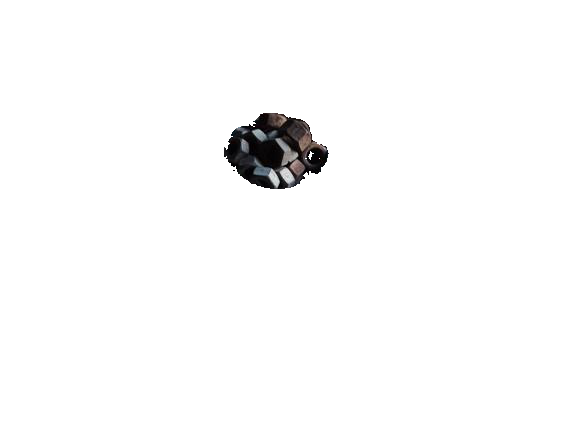
#> input picture data/bolt2/obj_seg/frame_00001.png, 578 x 434 px, found by its file name; its folder holds only this picture in this run
$ python find_nadir_image.py ../data/bolt2/obj_seg
#> lines starting #> are read from the running program, lines starting #| are printed output that depends on the picture; after the words box and inside, x2 and y2 are one past the last pixel; in counts of white or black regions, pixels touching at a corner belong together
# Script that identifies which image has the best view of the stack.
# This image can then be used by another script to estimate density.

import numpy as np
import os
from PIL import Image
import argparse
import json

def get_image_with_most_visible_pixels(folder_path):
#> called with folder_path = '../data/bolt2/obj_seg/obj_seg'
    max_visible_pixels = -1
    best_image_filename = None
    best_mask = None

    for filename in os.listdir(folder_path):
        if not filename.lower().endswith((".png")):
            continue

        filepath = os.path.join(folder_path, filename)

        try:
            with Image.open(filepath).convert("RGBA") as img:
#> img is the input picture: PIL image 578x434 RGBA; mean R, G, B, A 79.1, 71, 70.1, 5.6
                alpha = img.getchannel("A")
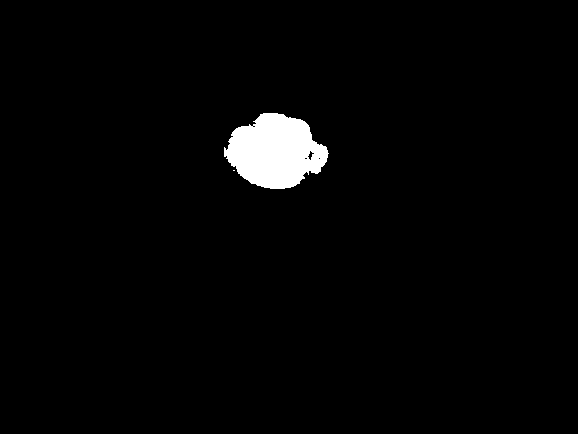
#> alpha: PIL image 578x434 L; 2.2% white; 2 white regions (1 under 20 px), largest, box (x1, y1, x2, y2) and area: (224, 113, 329, 189) 5507
                alpha_data = alpha.load()
                width, height = img.size
#> width = 578; height = 434

                visible_count = sum(
                    1
                    for x in range(width)
                    for y in range(height)
                    if alpha_data[x, y] > 127
                )
#> visible_count = 5509

                if visible_count > max_visible_pixels:
                    max_visible_pixels = visible_count
#> max_visible_pixels = 5509
#| frame_00001.png
                    best_image_filename = filename
                    best_mask = np.array(alpha)

        except Exception as e:
            print(f"Failed to process {filename}: {e}")

    return best_mask, best_image_filename


def find_nadir_image(folder):

#> called with folder = '../data/bolt2/obj_seg'
    best_mask, best_name = get_image_with_most_visible_pixels(
        os.path.join(folder, "obj_seg")
    )

    # Prefer full-res if available, but fall back to images.
    image_dirs = []
    if os.path.isdir(os.path.join(folder, "images_full_resolution")):
        image_dirs.append(os.path.join(folder, "images_full_resolution"))
    image_dirs.append(os.path.join(folder, "images"))

    # Optional mapping from processed names (e.g. frame_00001.jpg) to original /
    # full-res names (e.g. IMG_....jpg).
    name_mapping = {}
    mapping_path = os.path.join(folder, "mapping_to_fullres_names.json")
    if os.path.isfile(mapping_path):
        try:
            with open(mapping_path, "r") as f:
                loaded = json.load(f)
            if isinstance(loaded, dict):
                name_mapping = loaded
        except Exception as e:
            print(f"Failed to read mapping file {mapping_path}: {e}")

    base = os.path.splitext(best_name)[0]

    # Try to find a mapped filename (handle both mapping directions).
    mapped_name = None
    if name_mapping:
        for k in (best_name, base + ".jpg", base + ".png"):
            if k in name_mapping:
                mapped_name = name_mapping[k]
                break
        if mapped_name is None:
            for k, v in name_mapping.items():
                if v in (best_name, base + ".jpg", base + ".png") or os.path.splitext(
                    str(v)
                )[0] == base:
                    mapped_name = k
                    break

    # Search order: mapped name (if any), then raw best_name, then common stems.
    search_names = [n for n in (mapped_name, best_name, base) if n]
#> search_names = ['frame_00001.png', 'frame_00001']

    nadir_path = None
    for d in image_dirs:
        for nm in search_names:
            stem, ext = os.path.splitext(nm)
            candidates = [nm] if ext else [stem + ".png", stem + ".jpg", stem + ".jpeg"]
            for cand in candidates:
                p = os.path.join(d, cand)
                if os.path.isfile(p):
                    nadir_path = p
                    break
            if nadir_path:
                break
        if nadir_path:
            break

    if nadir_path is None:
        raise FileNotFoundError(
            f"Could not find nadir image for mask '{best_name}'. "
            f"Tried mapped name '{mapped_name}' in {image_dirs}."
        )

    nadir_image = Image.open(nadir_path)

    best_mask = (best_mask).astype(np.uint8)  # Normalize if necessary
    mask_image = Image.fromarray(best_mask)
    mask_image = mask_image.resize(nadir_image.size, Image.BILINEAR)

    mask_image_np = np.array(mask_image) / 255.0
    mask = mask_image_np > 0.5

    coords = np.argwhere(mask)
#> coords = 5509 pairs, first value 113 to 188, second value 224 to 328

    (y_min, x_min), (y_max, x_max) = coords.min(0), coords.max(0)
#> y_min = 113; x_min = 224; y_max = 188; x_max = 328

    bbox_width = x_max - x_min
#> bbox_width = 104
    bbox_height = y_max - y_min
#> bbox_height = 75

    # Compute 5% padding
    pad_x = int(0.05 * bbox_width)
#> pad_x = 5
    pad_y = int(0.05 * bbox_height)
#> pad_y = 3

    x_min = max(0, x_min + pad_x)
#> x_min = 229
    x_max = min(nadir_image.width, x_max - pad_x)
#> x_max = 323
    y_min = max(0, y_min + pad_y)
#> y_min = 116
    y_max = min(nadir_image.height, y_max - pad_y)
#> y_max = 185

    print("Cropping", (x_min, y_min, x_max, y_max), "from", np.array(nadir_image).shape)
#| Cropping (229, 116, 323, 185) from (434, 578, 4)
    cropped_nadir = nadir_image.crop((x_min, y_min, x_max, y_max))
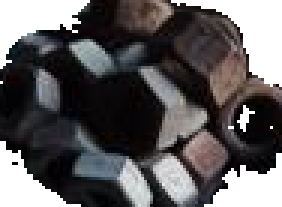
#> cropped_nadir: PIL image 94x69 RGBA (shown 3 times larger); mean R, G, B, A 55.5, 52.1, 53.4, 204.3; transparent parts drawn white

    # Save cropped image
    cropped_nadir.save(os.path.join(folder, "nadir.png"))
    print("Saved nadir to", os.path.join(folder, "nadir.png"))

    return np.array(cropped_nadir)


if __name__ == "__main__":
    parser = argparse.ArgumentParser(description="Apply density network")
    parser.add_argument("folder", default="data/pasta", type=str, help="folder name")
    args = parser.parse_args()

    best_mask, best_image_filename = get_image_with_most_visible_pixels(
        os.path.join(args.folder, "obj_seg")
    )
    print(best_image_filename)

    find_nadir_image(args.folder)
